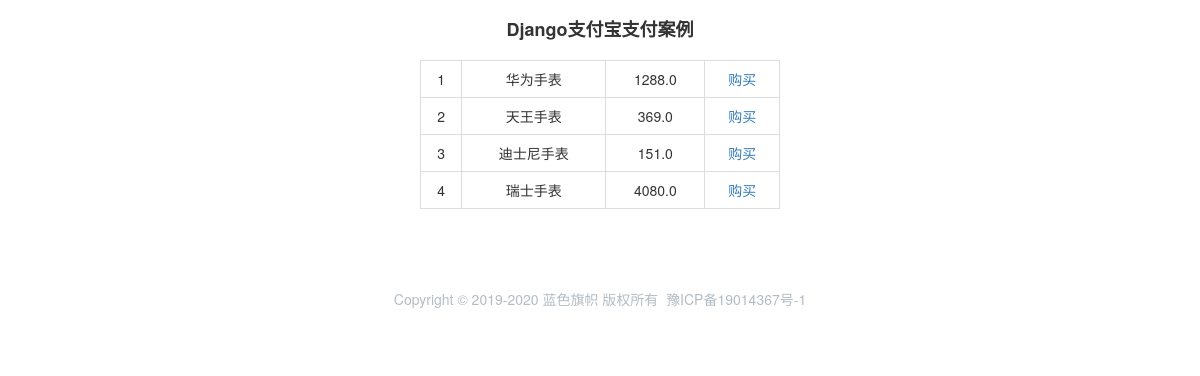
/goods/, run on the app's committed database.
### app/models.py (models this page shows)
class Goods(models.Model):
    goods_name = models.CharField(max_length=32)
    goods_price = models.FloatField()

### app/views.py (the view)
# urls.py: path('goods/', views.goods),
def goods(request):
    goods_list = models.Goods.objects.all()
    return render(request, 'goods.html', {'goods_list': goods_list})

### templates/goods.html (shortened to what this page needs)
<!doctype html>
<html lang="en">
<head>
    <link rel="stylesheet" href="https://cdn.jsdelivr.net/npm/bootstrap@3.3.7/dist/css/bootstrap.min.css"
>
</head>
<body>
<div class="container">
    <div class="row" style="margin-top: 10px">
        <h4 style="text-align: center;font-weight: bold">Django支付宝支付案例</h4>
    </div>
    <div class="row" style="margin-top: 10px">
        <div class="col-md-4 col-md-offset-4">
            <table class="table table-bordered">
                {% for row in goods_list %}
                    <tr style="text-align: center">
                        <td>{{ row.id }}</td>
                        <td>{{ row.goods_name }}</td>
                        <td>{{ row.goods_price }}</td>
                        <td><a href="/purchase/{{ row.id }}">购买</a></td>
                    </tr>
                {% endfor %}
            </table>
        </div>
    </div>
</div>
<div class="container-fluid" style="color: #b2bcc5;margin-top: 20px;margin-bottom: 2px">
    <div class="row">
        <div class="col-md-12  text-center" style="padding: 40px">
            Copyright © 2019-2020&nbsp;蓝色旗帜 版权所有&nbsp;
            <a target="_blank_" href="http://www.miit.gov.cn/" style="color:#b2bcc5;">豫ICP备19014367号-1</a>
        </div>
    </div>
</div>
</body>
</html>

### data on the page
Goods: id "1", goods_name "华为手表", goods_price "1288.0"
Goods: id "2", goods_name "天王手表", goods_price "369.0"
Goods: id "3", goods_name "迪士尼手表", goods_price "151.0"
Goods: id "4", goods_name "瑞士手表", goods_price "4080.0"
